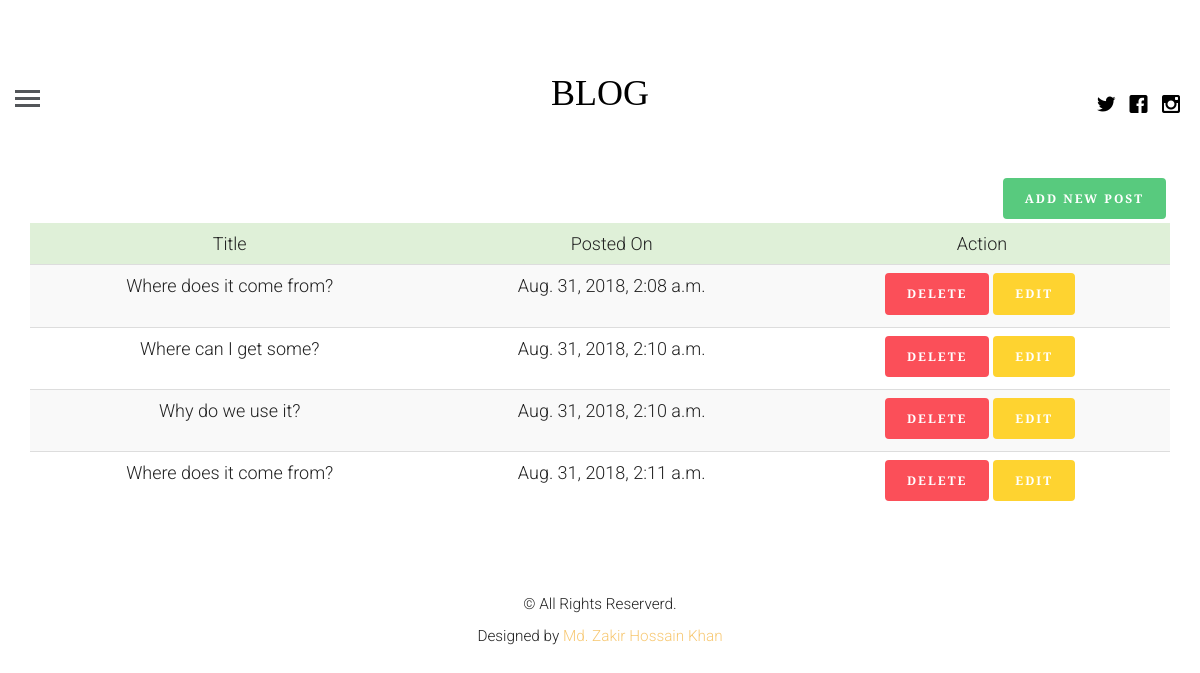
/profile/ (signed in), run on the app's committed database.
### blogapp/models.py (models this page shows, shortened)
class article(models.Model):
    article_author = models.ForeignKey(author, on_delete=models.CASCADE)
    title = models.CharField(max_length=200)
    body = models.TextField()
    image = models.FileField()
    posted_on = models.DateTimeField(auto_now_add = True, auto_now = False)
    update_on = models.DateTimeField(auto_now_add = False, auto_now = True)
    category = models.ForeignKey(category, on_delete=models.CASCADE)

### blogapp/views.py (the view, shortened to what this page needs)
# urls.py: path('profile/', views.getprofile, name = "profile"),
def getprofile(request):
    if request.user.is_authenticated:
        user=get_object_or_404(User, id=request.user.id)
        author_profile=author.objects.filter(name=user.id)
        if author_profile:
            authorUser=get_object_or_404(author, name=request.user.id)
            post=article.objects.filter(article_author=authorUser.id)
            return render(request, 'log_in_profile.html', {"post":post, "user":authorUser})
    else:
        return redirect('login')

### templates/log_in_profile.html (shortened to what this page needs)
{% extends 'base.html' %}
{% load static %}
{% block content %}
<div class="container">
    <a href="{% url 'create' %}" class="btn btn-success pull pull-right">Add New Post</a>
    <table class="table table-striped">
        <thead>
            <tr class="text-center success" >
                <td>Title</td>
                <td>Posted On</td>
                <td>Action</td>
            </tr>
        </thead>
        <tbody>
            {% for p in post %}
            <tr class="text-center">
                <td>
                    {{ p.title }}
                </td>
                <td>
                    {{ p.posted_on }}
                </td>
                <td>
                    <a class="btn btn-danger" href="{% url 'delete' pid=p.id %}" role="button">DELETE</a><a class="btn btn-warning" href="{% url 'update' pid=p.id%}" role="button">EDIT</a>
                </td>
            </tr>
            {% endfor %}
        </tbody>
    </table>
</div>
{% endblock %}

### templates/base.html (shortened to what this page needs)
{% load static %}
<!DOCTYPE html>
 <html class="no-js">
<head>
	<link rel="stylesheet" href="{% static 'css/animate.css' %}">
	<link rel="stylesheet" href="{% static 'css/icomoon.css' %}">
	<link rel="stylesheet" href="{% static 'css/bootstrap.css' %}">
	<link rel="stylesheet" href="{% static 'css/style.css' %}">
</head>
<body>
	<header id="fh5co-header">
		<div class="container-fluid">
			<div class="row">
				<a href="#" class="js-fh5co-nav-toggle fh5co-nav-toggle"><i></i></a>
				<ul class="fh5co-social">
					<li><a href="#"><i class="icon-twitter"></i></a></li>
					<li><a href="#"><i class="icon-facebook"></i></a></li>
					<li><a href="#"><i class="icon-instagram"></i></a></li>
				</ul>
				<div class="col-lg-12 col-md-12 text-center">
					<h1 id="fh5co-logo"><a href="{% url 'index' %}">BLOG</a></h1>
				</div>
			</div>
		</div>
	</header>
	{% block content %}
	{% endblock %}
	<footer id="fh5co-footer">
		<p><small>&copy; All Rights Reserverd. <br> Designed by <a href="https://www.facebook.com/Md.zakirkhan4428" target="_blank">Md. Zakir Hossain Khan</a></p>
	</footer>
</body>
</html>

### blogapp/static/css/icomoon.css (style rules this page uses)
[class^="icon-"], [class*=" icon-"] { font-family: 'icomoon' !important; speak: none; font-style: normal; font-weight: normal; font-variant: normal; text-transform: none; line-height: 1; -webkit-font-smoothing: antialiased; -moz-osx-font-smoothing: grayscale; }
.icon-facebook:before { content: "\ea67"; }
.icon-instagram:before { content: "\ea6f"; }
.icon-twitter:before { content: "\ea7c"; }

### blogapp/static/css/style.css (style rules this page uses)
html { background: #fff; }
body { font-family: "Roboto", arial, sans-serif; font-size: 18px; font-weight: 300; line-height: 1.8; color: #222; background: #fff; }
a { color: #f7c873; -webkit-transition: 0.5s; -o-transition: 0.5s; transition: 0.5s; }
h1, h2, h3, h4, h5, h6 { font-family: "Playfair Display", times, serif; color: #000; }
p { margin-bottom: 30px; }
.btn { margin-right: 4px; margin-bottom: 4px; font-family: "Playfair Display", times, serif; font-size: 12px; letter-spacing: 2px; text-transform: uppercase; font-weight: 700; -webkit-border-radius: 4px; -moz-border-radius: 4px; -ms-border-radius: 4px; border-radius: 4px; -webkit-transition: 0.5s; -o-transition: 0.5s; transition: 0.5s; }
.btn-success { background: #58ca7e; color: #fff; border: 2px solid #58ca7e; }
.btn-warning { background: #fed330; color: #fff; border: 2px solid #fed330; }
.btn-danger { background: #fb4f59; color: #fff; border: 2px solid #fb4f59; }
#fh5co-header { padding: 3em 3em; float: left; width: 100%; }
@media screen and (max-width: 1200px) { #fh5co-header { padding-left: 15px; padding-right: 15px; } }
#fh5co-header .fh5co-nav-toggle { position: absolute; top: 4.2em; left: 3em; z-index: 99; }
@media screen and (max-width: 1200px) { #fh5co-header .fh5co-nav-toggle { top: 4em; left: 15px; } }
#fh5co-header .fh5co-social { position: absolute !important; right: 3em !important; top: 3.2em; z-index: 99; -webkit-transition: 0.5s; -o-transition: 0.5s; transition: 0.5s; }
@media screen and (max-width: 1200px) { #fh5co-header .fh5co-social { right: 15px !important; top: 3.2em; } }
#fh5co-header #fh5co-logo { text-align: center; }
#fh5co-header #fh5co-logo a { color: #000; }
.fh5co-social { padding: 0; margin: 30px 0 0 0; position: relative; }
.fh5co-social li { padding: 0; margin: 0; list-style: none; display: inline; }
.fh5co-social li a { font-size: 20px; padding: 4px; color: #000; }
#fh5co-footer { padding: 3em 0; text-align: center; }
.fh5co-nav-toggle { width: 25px; height: 25px; cursor: pointer; text-decoration: none; }
.fh5co-nav-toggle i { position: relative; display: -moz-inline-stack; display: inline-block; zoom: 1; *display: inline; width: 25px; height: 3px; color: #535659; font: bold 14px/.4 Helvetica; text-transform: uppercase; text-indent: -55px; background: #535659; transition: all .2s ease-out; }
.fh5co-nav-toggle i::before, .fh5co-nav-toggle i::after { content: ''; width: 25px; height: 3px; background: #535659; position: absolute; left: 0; -webkit-transition: 0.2s; -o-transition: 0.2s; transition: 0.2s; }
.fh5co-nav-toggle i::before { top: -7px; }
.fh5co-nav-toggle i::after { bottom: -7px; }
.fh5co-nav-toggle { position: absolute; top: 18px; left: 0; z-index: 21; padding: 6px 0 0 0; display: block; margin: 0 auto; display: block; height: 44px; width: 25px; border-bottom: none !important; }

### data on the page
article: title "Where does it come from?", posted_on "Aug. 31, 2018, 2:08 a.m."
article: title "Where can I get some?", posted_on "Aug. 31, 2018, 2:10 a.m."
article: title "Why do we use it?", posted_on "Aug. 31, 2018, 2:10 a.m."
article: title "Where does it come from?", posted_on "Aug. 31, 2018, 2:11 a.m."
